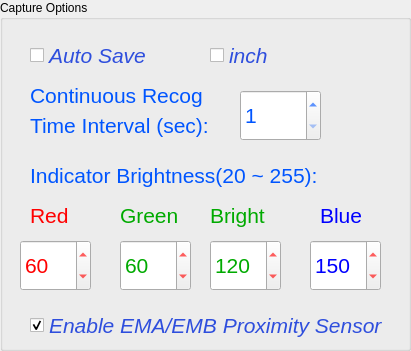
     <widget class="QGroupBox" name="groupBox_4">
      <property name="geometry">
       <rect>
        <x>860</x>
        <y>10</y>
        <width>411</width>
        <height>351</height>
       </rect>
      </property>
      <property name="title">
       <string>Capture Options </string>
      </property>
      <widget class="QCheckBox" name="checkBox_AutoSave">
       <property name="geometry">
        <rect>
         <x>30</x>
         <y>40</y>
         <width>141</width>
         <height>31</height>
        </rect>
       </property>
       <property name="palette">
        <palette>
         <active>
          <colorrole role="WindowText">
           <brush brushstyle="SolidPattern">
            <color alpha="255">
             <red>46</red>
             <green>78</green>
             <blue>221</blue>
            </color>
           </brush>
          </colorrole>
         </active>
         <inactive>
          <colorrole role="WindowText">
           <brush brushstyle="SolidPattern">
            <color alpha="255">
             <red>46</red>
             <green>78</green>
             <blue>221</blue>
            </color>
           </brush>
          </colorrole>
         </inactive>
         <disabled>
          <colorrole role="WindowText">
           <brush brushstyle="SolidPattern">
            <color alpha="255">
             <red>120</red>
             <green>120</green>
             <blue>120</blue>
            </color>
           </brush>
          </colorrole>
         </disabled>
        </palette>
       </property>
       <property name="font">
        <font>
         <family>Arial</family>
         <pointsize>16</pointsize>
         <italic>true</italic>
        </font>
       </property>
       <property name="text">
        <string>Auto Save</string>
       </property>
      </widget>
      <widget class="QCheckBox" name="checkBox_Inch">
       <property name="geometry">
        <rect>
         <x>210</x>
         <y>40</y>
         <width>71</width>
         <height>31</height>
        </rect>
       </property>
       <property name="palette">
        <palette>
         <active>
          <colorrole role="WindowText">
           <brush brushstyle="SolidPattern">
            <color alpha="255">
             <red>46</red>
             <green>78</green>
             <blue>221</blue>
            </color>
           </brush>
          </colorrole>
         </active>
         <inactive>
          <colorrole role="WindowText">
           <brush brushstyle="SolidPattern">
            <color alpha="255">
             <red>46</red>
             <green>78</green>
             <blue>221</blue>
            </color>
           </brush>
          </colorrole>
         </inactive>
         <disabled>
          <colorrole role="WindowText">
           <brush brushstyle="SolidPattern">
            <color alpha="255">
             <red>120</red>
             <green>120</green>
             <blue>120</blue>
            </color>
           </brush>
          </colorrole>
         </disabled>
        </palette>
       </property>
       <property name="font">
        <font>
         <family>Arial</family>
         <pointsize>16</pointsize>
         <italic>true</italic>
        </font>
       </property>
       <property name="text">
        <string>inch</string>
       </property>
      </widget>
      <widget class="QLabel" name="label_25">
       <property name="geometry">
        <rect>
         <x>30</x>
         <y>80</y>
         <width>201</width>
         <height>31</height>
        </rect>
       </property>
       <property name="palette">
        <palette>
         <active>
          <colorrole role="WindowText">
           <brush brushstyle="SolidPattern">
            <color alpha="255">
             <red>0</red>
             <green>85</green>
             <blue>255</blue>
            </color>
           </brush>
          </colorrole>
         </active>
         <inactive>
          <colorrole role="WindowText">
           <brush brushstyle="SolidPattern">
            <color alpha="255">
             <red>0</red>
             <green>85</green>
             <blue>255</blue>
            </color>
           </brush>
          </colorrole>
         </inactive>
         <disabled>
          <colorrole role="WindowText">
           <brush brushstyle="SolidPattern">
            <color alpha="255">
             <red>120</red>
             <green>120</green>
             <blue>120</blue>
            </color>
           </brush>
          </colorrole>
         </disabled>
        </palette>
       </property>
       <property name="font">
        <font>
         <family>Arial</family>
         <pointsize>16</pointsize>
        </font>
       </property>
       <property name="text">
        <string>Continuous Recog</string>
       </property>
      </widget>
      <widget class="QLabel" name="label_26">
       <property name="geometry">
        <rect>
         <x>30</x>
         <y>110</y>
         <width>191</width>
         <height>31</height>
        </rect>
       </property>
       <property name="palette">
        <palette>
         <active>
          <colorrole role="WindowText">
           <brush brushstyle="SolidPattern">
            <color alpha="255">
             <red>0</red>
             <green>85</green>
             <blue>255</blue>
            </color>
           </brush>
          </colorrole>
         </active>
         <inactive>
          <colorrole role="WindowText">
           <brush brushstyle="SolidPattern">
            <color alpha="255">
             <red>0</red>
             <green>85</green>
             <blue>255</blue>
            </color>
           </brush>
          </colorrole>
         </inactive>
         <disabled>
          <colorrole role="WindowText">
           <brush brushstyle="SolidPattern">
            <color alpha="255">
             <red>120</red>
             <green>120</green>
             <blue>120</blue>
            </color>
           </brush>
          </colorrole>
         </disabled>
        </palette>
       </property>
       <property name="font">
        <font>
         <family>Arial</family>
         <pointsize>16</pointsize>
        </font>
       </property>
       <property name="text">
        <string>Time Interval (sec):</string>
       </property>
      </widget>
      <widget class="QSpinBox" name="spinBox_Interval">
       <property name="geometry">
        <rect>
         <x>240</x>
         <y>90</y>
         <width>81</width>
         <height>51</height>
        </rect>
       </property>
       <property name="palette">
        <palette>
         <active>
          <colorrole role="WindowText">
           <brush brushstyle="SolidPattern">
            <color alpha="255">
             <red>0</red>
             <green>85</green>
             <blue>255</blue>
            </color>
           </brush>
          </colorrole>
          <colorrole role="Text">
           <brush brushstyle="SolidPattern">
            <color alpha="255">
             <red>0</red>
             <green>85</green>
             <blue>255</blue>
            </color>
           </brush>
          </colorrole>
         </active>
         <inactive>
          <colorrole role="WindowText">
           <brush brushstyle="SolidPattern">
            <color alpha="255">
             <red>0</red>
             <green>85</green>
             <blue>255</blue>
            </color>
           </brush>
          </colorrole>
          <colorrole role="Text">
           <brush brushstyle="SolidPattern">
            <color alpha="255">
             <red>0</red>
             <green>85</green>
             <blue>255</blue>
            </color>
           </brush>
          </colorrole>
         </inactive>
         <disabled>
          <colorrole role="WindowText">
           <brush brushstyle="SolidPattern">
            <color alpha="255">
             <red>120</red>
             <green>120</green>
             <blue>120</blue>
            </color>
           </brush>
          </colorrole>
          <colorrole role="Text">
           <brush brushstyle="SolidPattern">
            <color alpha="255">
             <red>120</red>
             <green>120</green>
             <blue>120</blue>
            </color>
           </brush>
          </colorrole>
         </disabled>
        </palette>
       </property>
       <property name="font">
        <font>
         <family>Arial</family>
         <pointsize>16</pointsize>
        </font>
       </property>
       <property name="minimum">
        <number>1</number>
       </property>
       <property name="maximum">
        <number>20</number>
       </property>
       <property name="singleStep">
        <number>1</number>
       </property>
       <property name="value">
        <number>1</number>
       </property>
      </widget>
      <widget class="QLabel" name="label_28">
       <property name="geometry">
        <rect>
         <x>210</x>
         <y>200</y>
         <width>71</width>
         <height>31</height>
        </rect>
       </property>
       <property name="palette">
        <palette>
         <active>
          <colorrole role="WindowText">
           <brush brushstyle="SolidPattern">
            <color alpha="255">
             <red>0</red>
             <green>170</green>
             <blue>0</blue>
            </color>
           </brush>
          </colorrole>
         </active>
         <inactive>
          <colorrole role="WindowText">
           <brush brushstyle="SolidPattern">
            <color alpha="255">
             <red>0</red>
             <green>170</green>
             <blue>0</blue>
            </color>
           </brush>
          </colorrole>
         </inactive>
         <disabled>
          <colorrole role="WindowText">
           <brush brushstyle="SolidPattern">
            <color alpha="255">
             <red>120</red>
             <green>120</green>
             <blue>120</blue>
            </color>
           </brush>
          </colorrole>
         </disabled>
        </palette>
       </property>
       <property name="font">
        <font>
         <family>Arial</family>
         <pointsize>16</pointsize>
        </font>
       </property>
       <property name="text">
        <string>Bright</string>
       </property>
      </widget>
      <widget class="QLabel" name="label_29">
       <property name="geometry">
        <rect>
         <x>320</x>
         <y>200</y>
         <width>51</width>
         <height>31</height>
        </rect>
       </property>
       <property name="palette">
        <palette>
         <active>
          <colorrole role="WindowText">
           <brush brushstyle="SolidPattern">
            <color alpha="255">
             <red>0</red>
             <green>0</green>
             <blue>255</blue>
            </color>
           </brush>
          </colorrole>
         </active>
         <inactive>
          <colorrole role="WindowText">
           <brush brushstyle="SolidPattern">
            <color alpha="255">
             <red>0</red>
             <green>0</green>
             <blue>255</blue>
            </color>
           </brush>
          </colorrole>
         </inactive>
         <disabled>
          <colorrole role="WindowText">
           <brush brushstyle="SolidPattern">
            <color alpha="255">
             <red>120</red>
             <green>120</green>
             <blue>120</blue>
            </color>
           </brush>
          </colorrole>
         </disabled>
        </palette>
       </property>
       <property name="font">
        <font>
         <family>Arial</family>
         <pointsize>16</pointsize>
        </font>
       </property>
       <property name="text">
        <string>Blue</string>
       </property>
      </widget>
      <widget class="QSpinBox" name="spinBox_Red">
       <property name="geometry">
        <rect>
         <x>20</x>
         <y>240</y>
         <width>71</width>
         <height>51</height>
        </rect>
       </property>
       <property name="palette">
        <palette>
         <active>
          <colorrole role="WindowText">
           <brush brushstyle="SolidPattern">
            <color alpha="255">
             <red>255</red>
             <green>0</green>
             <blue>0</blue>
            </color>
           </brush>
          </colorrole>
          <colorrole role="Text">
           <brush brushstyle="SolidPattern">
            <color alpha="255">
             <red>255</red>
             <green>0</green>
             <blue>0</blue>
            </color>
           </brush>
          </colorrole>
         </active>
         <inactive>
          <colorrole role="WindowText">
           <brush brushstyle="SolidPattern">
            <color alpha="255">
             <red>255</red>
             <green>0</green>
             <blue>0</blue>
            </color>
           </brush>
          </colorrole>
          <colorrole role="Text">
           <brush brushstyle="SolidPattern">
            <color alpha="255">
             <red>255</red>
             <green>0</green>
             <blue>0</blue>
            </color>
           </brush>
          </colorrole>
         </inactive>
         <disabled>
          <colorrole role="WindowText">
           <brush brushstyle="SolidPattern">
            <color alpha="255">
             <red>120</red>
             <green>120</green>
             <blue>120</blue>
            </color>
           </brush>
          </colorrole>
          <colorrole role="Text">
           <brush brushstyle="SolidPattern">
            <color alpha="255">
             <red>120</red>
             <green>120</green>
             <blue>120</blue>
            </color>
           </brush>
          </colorrole>
         </disabled>
        </palette>
       </property>
       <property name="font">
        <font>
         <family>Arial</family>
         <pointsize>16</pointsize>
        </font>
       </property>
       <property name="minimum">
        <number>20</number>
       </property>
       <property name="maximum">
        <number>255</number>
       </property>
       <property name="singleStep">
        <number>5</number>
       </property>
       <property name="value">
        <number>60</number>
       </property>
      </widget>
      <widget class="QLabel" name="label_30">
       <property name="geometry">
        <rect>
         <x>120</x>
         <y>200</y>
         <width>61</width>
         <height>31</height>
        </rect>
       </property>
       <property name="palette">
        <palette>
         <active>
          <colorrole role="WindowText">
           <brush brushstyle="SolidPattern">
            <color alpha="255">
             <red>0</red>
             <green>170</green>
             <blue>0</blue>
            </color>
           </brush>
          </colorrole>
         </active>
         <inactive>
          <colorrole role="WindowText">
           <brush brushstyle="SolidPattern">
            <color alpha="255">
             <red>0</red>
             <green>170</green>
             <blue>0</blue>
            </color>
           </brush>
          </colorrole>
         </inactive>
         <disabled>
          <colorrole role="WindowText">
           <brush brushstyle="SolidPattern">
            <color alpha="255">
             <red>120</red>
             <green>120</green>
             <blue>120</blue>
            </color>
           </brush>
          </colorrole>
         </disabled>
        </palette>
       </property>
       <property name="font">
        <font>
         <family>Arial</family>
         <pointsize>16</pointsize>
        </font>
       </property>
       <property name="text">
        <string>Green</string>
       </property>
      </widget>
      <widget class="QSpinBox" name="spinBox_BrightGreen">
       <property name="geometry">
        <rect>
         <x>210</x>
         <y>240</y>
         <width>71</width>
         <height>51</height>
        </rect>
       </property>
       <property name="palette">
        <palette>
         <active>
          <colorrole role="WindowText">
           <brush brushstyle="SolidPattern">
            <color alpha="255">
             <red>255</red>
             <green>0</green>
             <blue>0</blue>
            </color>
           </brush>
          </colorrole>
          <colorrole role="Text">
           <brush brushstyle="SolidPattern">
            <color alpha="255">
             <red>0</red>
             <green>170</green>
             <blue>0</blue>
            </color>
           </brush>
          </colorrole>
         </active>
         <inactive>
          <colorrole role="WindowText">
           <brush brushstyle="SolidPattern">
            <color alpha="255">
             <red>255</red>
             <green>0</green>
             <blue>0</blue>
            </color>
           </brush>
          </colorrole>
          <colorrole role="Text">
           <brush brushstyle="SolidPattern">
            <color alpha="255">
             <red>0</red>
             <green>170</green>
             <blue>0</blue>
            </color>
           </brush>
          </colorrole>
         </inactive>
         <disabled>
          <colorrole role="WindowText">
           <brush brushstyle="SolidPattern">
            <color alpha="255">
             <red>120</red>
             <green>120</green>
             <blue>120</blue>
            </color>
           </brush>
          </colorrole>
          <colorrole role="Text">
           <brush brushstyle="SolidPattern">
            <color alpha="255">
             <red>120</red>
             <green>120</green>
             <blue>120</blue>
            </color>
           </brush>
          </colorrole>
         </disabled>
        </palette>
       </property>
       <property name="font">
        <font>
         <family>Arial</family>
         <pointsize>16</pointsize>
        </font>
       </property>
       <property name="minimum">
        <number>20</number>
       </property>
       <property name="maximum">
        <number>255</number>
       </property>
       <property name="singleStep">
        <number>5</number>
       </property>
       <property name="value">
        <number>120</number>
       </property>
      </widget>
      <widget class="QSpinBox" name="spinBox_Green">
       <property name="geometry">
        <rect>
         <x>120</x>
         <y>240</y>
         <width>71</width>
         <height>51</height>
        </rect>
       </property>
       <property name="palette">
        <palette>
         <active>
          <colorrole role="WindowText">
           <brush brushstyle="SolidPattern">
            <color alpha="255">
             <red>255</red>
             <green>0</green>
             <blue>0</blue>
            </color>
           </brush>
          </colorrole>
          <colorrole role="Text">
           <brush brushstyle="SolidPattern">
            <color alpha="255">
             <red>0</red>
             <green>170</green>
             <blue>0</blue>
            </color>
           </brush>
          </colorrole>
         </active>
         <inactive>
          <colorrole role="WindowText">
           <brush brushstyle="SolidPattern">
            <color alpha="255">
             <red>255</red>
             <green>0</green>
             <blue>0</blue>
            </color>
           </brush>
          </colorrole>
          <colorrole role="Text">
           <brush brushstyle="SolidPattern">
            <color alpha="255">
             <red>0</red>
             <green>170</green>
             <blue>0</blue>
            </color>
           </brush>
          </colorrole>
         </inactive>
         <disabled>
          <colorrole role="WindowText">
           <brush brushstyle="SolidPattern">
            <color alpha="255">
             <red>120</red>
             <green>120</green>
             <blue>120</blue>
            </color>
           </brush>
          </colorrole>
          <colorrole role="Text">
           <brush brushstyle="SolidPattern">
            <color alpha="255">
             <red>120</red>
             <green>120</green>
             <blue>120</blue>
            </color>
           </brush>
          </colorrole>
         </disabled>
        </palette>
       </property>
       <property name="font">
        <font>
         <family>Arial</family>
         <pointsize>16</pointsize>
        </font>
       </property>
       <property name="minimum">
        <number>20</number>
       </property>
       <property name="maximum">
        <number>255</number>
       </property>
       <property name="singleStep">
        <number>5</number>
       </property>
       <property name="value">
        <number>60</number>
       </property>
      </widget>
      <widget class="QSpinBox" name="spinBox_Blue">
       <property name="geometry">
        <rect>
         <x>310</x>
         <y>240</y>
         <width>71</width>
         <height>51</height>
        </rect>
       </property>
       <property name="palette">
        <palette>
         <active>
          <colorrole role="WindowText">
           <brush brushstyle="SolidPattern">
            <color alpha="255">
             <red>255</red>
             <green>0</green>
             <blue>0</blue>
            </color>
           </brush>
          </colorrole>
          <colorrole role="Text">
           <brush brushstyle="SolidPattern">
            <color alpha="255">
             <red>0</red>
             <green>0</green>
             <blue>255</blue>
            </color>
           </brush>
          </colorrole>
         </active>
         <inactive>
          <colorrole role="WindowText">
           <brush brushstyle="SolidPattern">
            <color alpha="255">
             <red>255</red>
             <green>0</green>
             <blue>0</blue>
            </color>
           </brush>
          </colorrole>
          <colorrole role="Text">
           <brush brushstyle="SolidPattern">
            <color alpha="255">
             <red>0</red>
             <green>0</green>
             <blue>255</blue>
            </color>
           </brush>
          </colorrole>
         </inactive>
         <disabled>
          <colorrole role="WindowText">
           <brush brushstyle="SolidPattern">
            <color alpha="255">
             <red>120</red>
             <green>120</green>
             <blue>120</blue>
            </color>
           </brush>
          </colorrole>
          <colorrole role="Text">
           <brush brushstyle="SolidPattern">
            <color alpha="255">
             <red>120</red>
             <green>120</green>
             <blue>120</blue>
            </color>
           </brush>
          </colorrole>
         </disabled>
        </palette>
       </property>
       <property name="font">
        <font>
         <family>Arial</family>
         <pointsize>16</pointsize>
        </font>
       </property>
       <property name="minimum">
        <number>20</number>
       </property>
       <property name="maximum">
        <number>255</number>
       </property>
       <property name="singleStep">
        <number>5</number>
       </property>
       <property name="value">
        <number>150</number>
       </property>
      </widget>
      <widget class="QLabel" name="label_31">
       <property name="geometry">
        <rect>
         <x>30</x>
         <y>200</y>
         <width>41</width>
         <height>31</height>
        </rect>
       </property>
       <property name="palette">
        <palette>
         <active>
          <colorrole role="WindowText">
           <brush brushstyle="SolidPattern">
            <color alpha="255">
             <red>255</red>
             <green>0</green>
             <blue>0</blue>
            </color>
           </brush>
          </colorrole>
         </active>
         <inactive>
          <colorrole role="WindowText">
           <brush brushstyle="SolidPattern">
            <color alpha="255">
             <red>255</red>
             <green>0</green>
             <blue>0</blue>
            </color>
           </brush>
          </colorrole>
         </inactive>
         <disabled>
          <colorrole role="WindowText">
           <brush brushstyle="SolidPattern">
            <color alpha="255">
             <red>120</red>
             <green>120</green>
             <blue>120</blue>
            </color>
           </brush>
          </colorrole>
         </disabled>
        </palette>
       </property>
       <property name="font">
        <font>
         <family>Arial</family>
         <pointsize>16</pointsize>
        </font>
       </property>
       <property name="text">
        <string>Red</string>
       </property>
      </widget>
      <widget class="QLabel" name="label_32">
       <property name="geometry">
        <rect>
         <x>30</x>
         <y>160</y>
         <width>301</width>
         <height>31</height>
        </rect>
       </property>
       <property name="palette">
        <palette>
         <active>
          <colorrole role="WindowText">
           <brush brushstyle="SolidPattern">
            <color alpha="255">
             <red>0</red>
             <green>85</green>
             <blue>255</blue>
            </color>
           </brush>
          </colorrole>
         </active>
         <inactive>
          <colorrole role="WindowText">
           <brush brushstyle="SolidPattern">
            <color alpha="255">
             <red>0</red>
             <green>85</green>
             <blue>255</blue>
            </color>
           </brush>
          </colorrole>
         </inactive>
         <disabled>
          <colorrole role="WindowText">
           <brush brushstyle="SolidPattern">
            <color alpha="255">
             <red>120</red>
             <green>120</green>
             <blue>120</blue>
            </color>
           </brush>
          </colorrole>
         </disabled>
        </palette>
       </property>
       <property name="font">
        <font>
         <family>Arial</family>
         <pointsize>16</pointsize>
        </font>
       </property>
       <property name="text">
        <string>Indicator Brightness(20 ~ 255):</string>
       </property>
      </widget>
      <widget class="QCheckBox" name="checkBox_UsePSD">
       <property name="geometry">
        <rect>
         <x>30</x>
         <y>310</y>
         <width>371</width>
         <height>31</height>
        </rect>
       </property>
       <property name="palette">
        <palette>
         <active>
          <colorrole role="WindowText">
           <brush brushstyle="SolidPattern">
            <color alpha="255">
             <red>46</red>
             <green>78</green>
             <blue>221</blue>
            </color>
           </brush>
          </colorrole>
         </active>
         <inactive>
          <colorrole role="WindowText">
           <brush brushstyle="SolidPattern">
            <color alpha="255">
             <red>46</red>
             <green>78</green>
             <blue>221</blue>
            </color>
           </brush>
          </colorrole>
         </inactive>
         <disabled>
          <colorrole role="WindowText">
           <brush brushstyle="SolidPattern">
            <color alpha="255">
             <red>120</red>
             <green>120</green>
             <blue>120</blue>
            </color>
           </brush>
          </colorrole>
         </disabled>
        </palette>
       </property>
       <property name="font">
        <font>
         <family>Arial</family>
         <pointsize>16</pointsize>
         <italic>true</italic>
        </font>
       </property>
       <property name="text">
        <string>Enable EMA/EMB Proximity Sensor</string>
       </property>
       <property name="checked">
        <bool>true</bool>
       </property>
      </widget>
     </widget>
